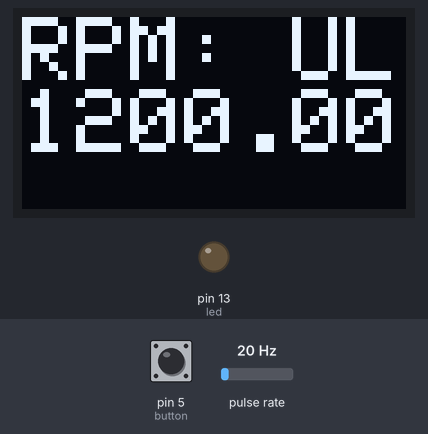
The sketch below on a simulated Arduino Nano, built with avr-gcc and run on an emulated ATmega328P. Parts: 128×64 one-colour display, output pins drawn as LEDs (lit = HIGH). Wiring (inferred from the names in the program): pulse sensor: data pin 2. The inputs (shaded band) are chosen by the test bench; at power-on: pin 5 (button) HIGH, pulse rate 20 Hz.

Above: at 3.2 s.
3.3 s: pin 5 (button) pulled LOW for 3.2 s
At 6.7 s:
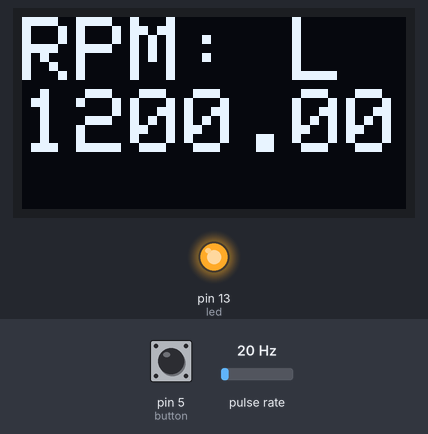
8.0 s: pin 5 (button) pulled LOW for 1 s
At 9.3 s:
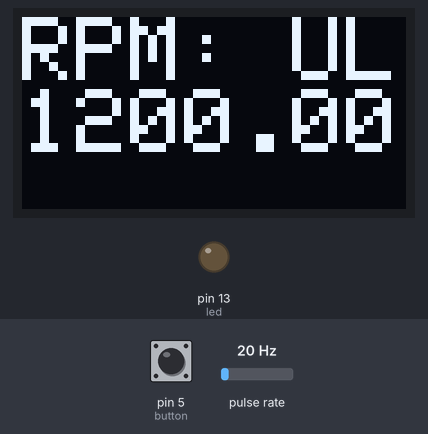
10.5 s: pulse rate (sensor on pin 2) set to 150 Hz
At 13.1 s:
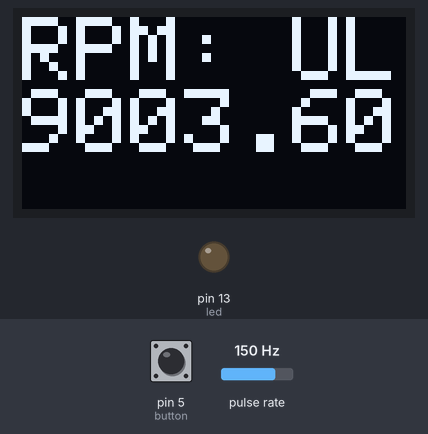
13.5 s: pulse rate (sensor on pin 2) set to 4 Hz
At 15.3 s:
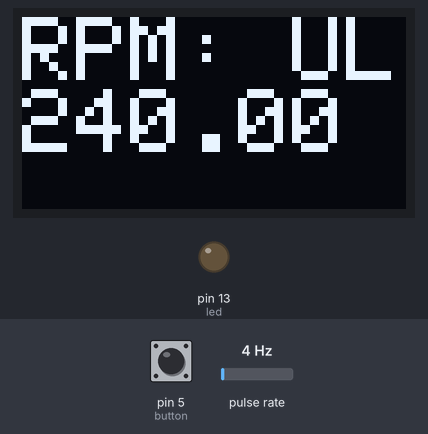
15.6 s: pulse rate (sensor on pin 2) set to 50 Hz
At 17.4 s:
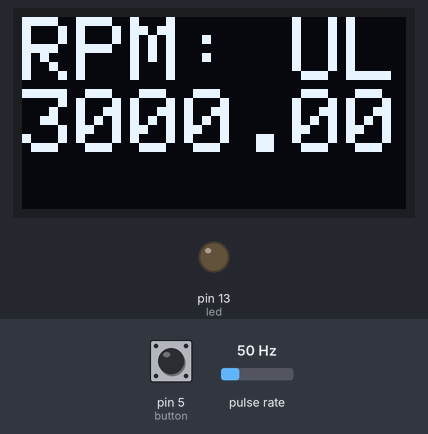
Timing chart, 0 to 18.7 s (numbered marks = the images above; inputs shaded):
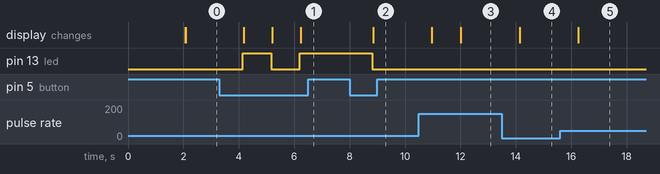

The sketch:

rpm.ino
```cpp
#include <Wire.h>
#include <Adafruit_GFX.h>
#include <Adafruit_SSD1306.h>

// Pin definitions
const int irSensorPin = 2; // IR sensor input pin (D2)
const int interruptPin = 0; // Interrupt pin for IR sensor (D2 on Nano)
const int screenResetPin = -1; // Reset pin for OLED display
const int screenAddress = 0x3C; // I2C address of OLED display
const int button=5; //the button is connected with D5 pin
const int led=13; //indicator led in D13 pin

volatile unsigned long lastTime = 0;
volatile unsigned long totalTime = 0;
volatile float rpm = 0,rpm_value=0;
int button_state=0;

Adafruit_SSD1306 display(128, 64, &Wire,screenResetPin);

void handleInterrupt() {
  unsigned long currentTime = micros();
  totalTime = currentTime - lastTime;
  lastTime = currentTime;
}

void setup() {
  pinMode(led,OUTPUT);
  pinMode(irSensorPin, INPUT);
  pinMode(button,INPUT_PULLUP);
  pinMode(interruptPin, INPUT_PULLUP);
  attachInterrupt(digitalPinToInterrupt(irSensorPin), handleInterrupt, RISING);

  display.begin(SSD1306_SWITCHCAPVCC, screenAddress);
  delay(2000);
  display.clearDisplay();
  display.setTextSize(1);
  display.setTextColor(SSD1306_WHITE);
  display.setCursor(0,0);
  display.println("RPM Meter");
  display.display();
}

void loop() {
  if (totalTime > 0) {
    rpm = 60000000.0 /totalTime;
  }
  if(digitalRead(button)==0){ //Logic for button action (When the button is press.)
    delay(500);
    while(button==0){}
    if(button_state==0){
      button_state=1;
    }
    else{
      button_state=0;
    }
  }

  if(button_state==0){
  rpm_value=rpm;
  }
  display.clearDisplay();
  display.setTextSize(3);
  display.setCursor(0, 0);
  display.print("RPM: ");
  if(button_state){
  display.println("L");
  digitalWrite(led,HIGH);
  }
  else{
  display.println("UL");
  digitalWrite(led,LOW);
  }
  display.println(rpm_value, 2);
  display.display();
  delay(500);
}
```

Measured:
- after the input at 3.3 s, pin 13 (led): LOW → HIGH after 0.85 s, → LOW 1.0 s later, → HIGH 1.0 s later; the display: changes after 0.87 s (image 1)
- after the input at 8.0 s, pin 13 (led): HIGH → LOW after 0.82 s; the display: changes after 0.85 s (image 2)
- after the input at 10.5 s, the display: first changes after 0.46 s (image 3 shows a later state)
- after the input at 13.5 s, the display: changes after 0.63 s (image 4)
- after the input at 15.6 s, the display: changes after 0.65 s (image 5)
